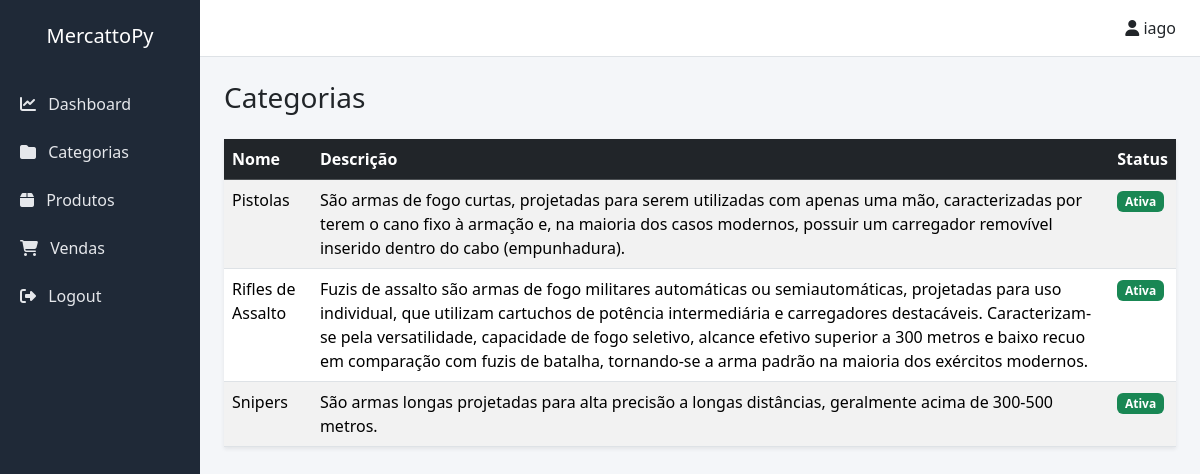
Page /categorias/ (signed in) on the earlier database version.
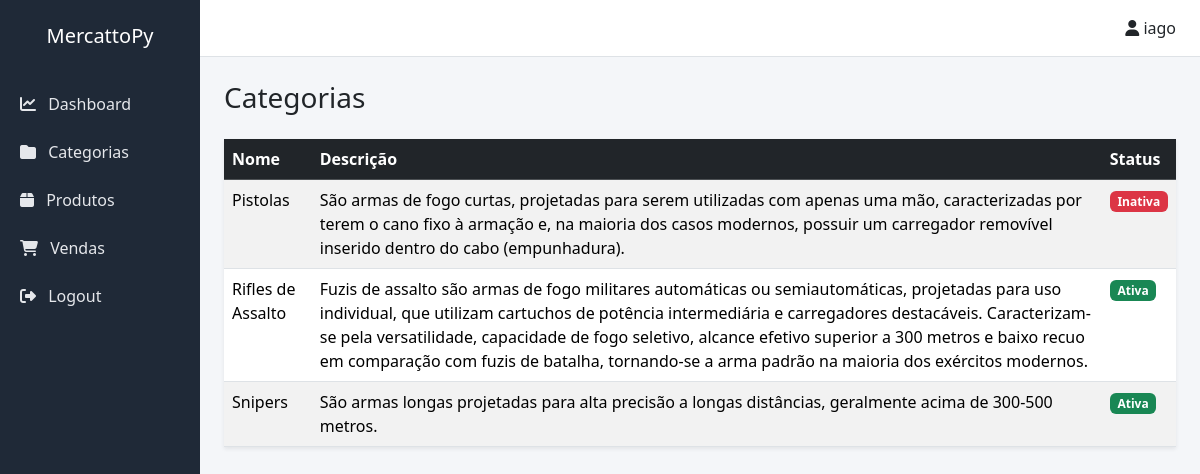
Same page on the later database version.
### catalog/models.py (models this page shows, shortened)
class Category(models.Model):
    name = models.CharField(max_length=150)
    description = models.TextField(blank=True)
    is_active = models.BooleanField(default=True)
    class Meta:
        verbose_name = "Categoria"
        verbose_name_plural = "Categorias"
        ordering = ['name']

### catalog/views.py (the view)
# urls.py: path('categorias/', views.category_list, name='category_list'),
@login_required
def category_list(request):
    categories = Category.objects.all()
    return render(request, 'catalog/category_list.html', {
        'categories': categories
    })

### templates/catalog/category_list.html (shortened to what this page needs)
{% extends "base.html" %}
{% block content %}
<h3 class="mb-4">Categorias</h3>
<table class="table table-striped shadow-sm">
    <thead class="table-dark">
        <tr>
            <th>Nome</th>
            <th>Descrição</th>
            <th>Status</th>
        </tr>
    </thead>
    <tbody>
        {% for category in categories %}
        <tr>
            <td>{{ category.name }}</td>
            <td>{{ category.description }}</td>
            <td>
                {% if category.is_active %}
                    <span class="badge bg-success">Ativa</span>
                {% else %}
                    <span class="badge bg-danger">Inativa</span>
                {% endif %}
            </td>
        </tr>
        {% endfor %}
    </tbody>
</table>
{% endblock %}

Differences in the rows shown:
changed Category "Pistolas": is_active "Ativa" → "Inativa"
